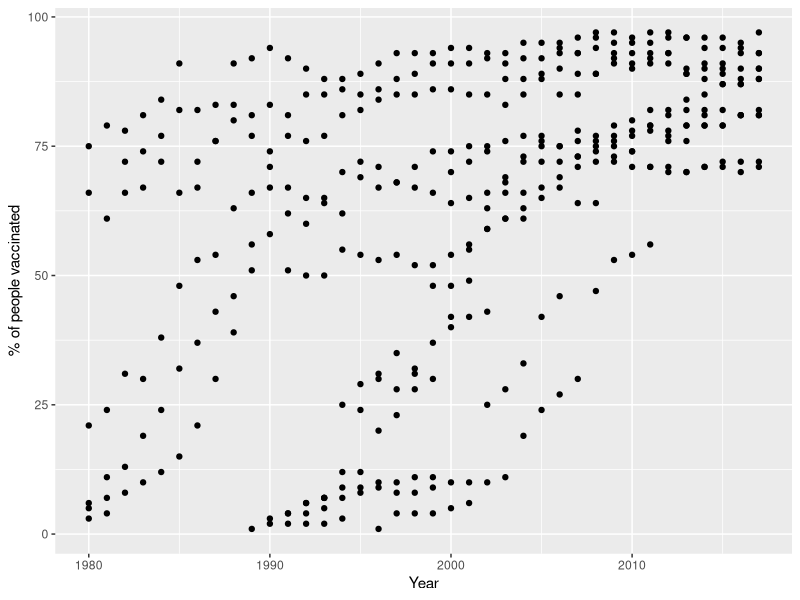
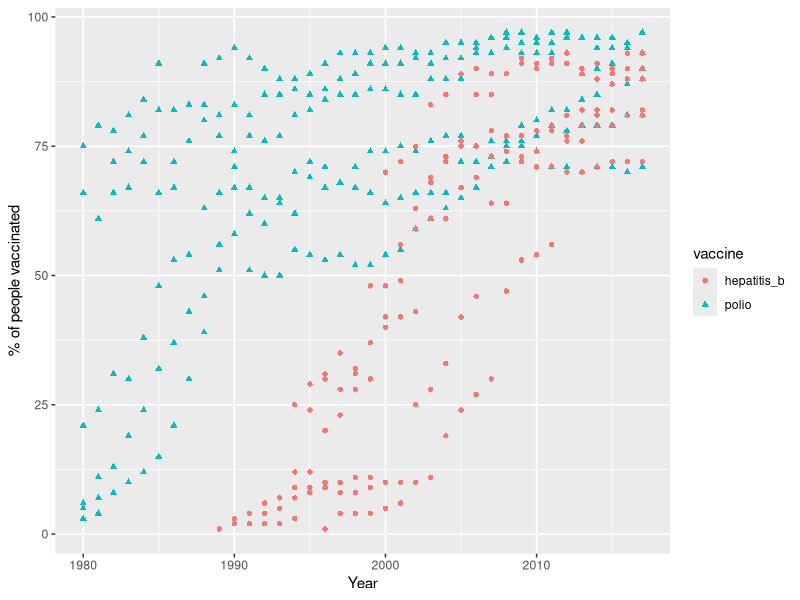
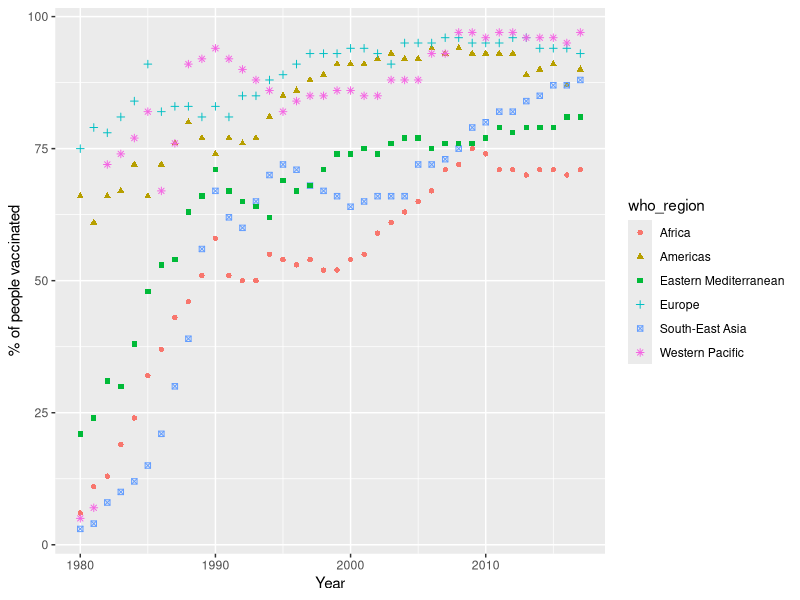
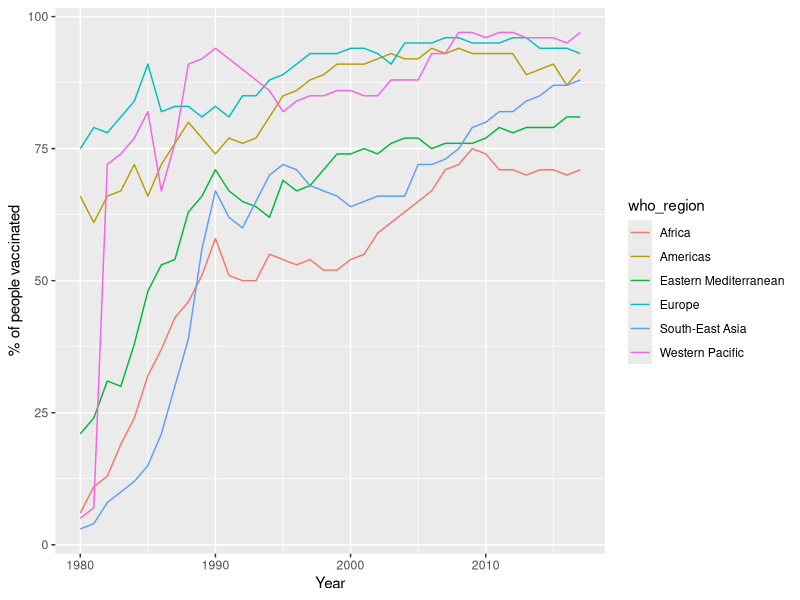
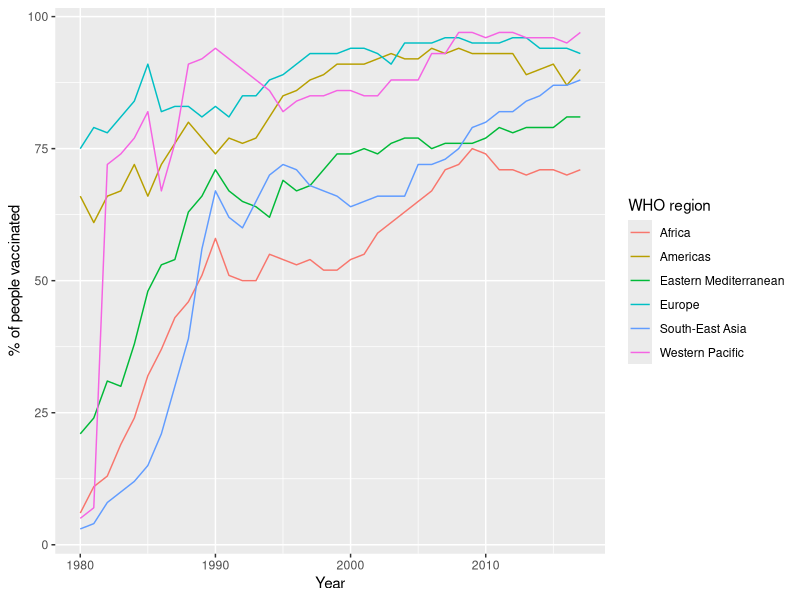
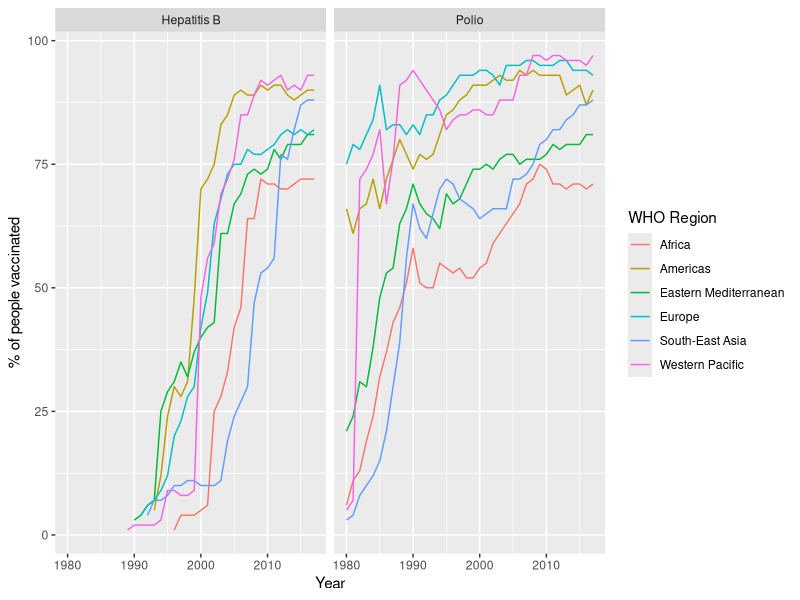

R code for these plots, in order:
## ---- chunk 1
knitr::opts_chunk$set(echo = TRUE)
## ---- chunk 2
library(tidyverse)
library(here)
## ---- chunk 3
filter(mtcars, cyl != 6)
## ---- chunk 4
filter(mtcars, !is.na(cyl))
## ---- chunk 5
# Your code below:
world_vaccination <- read_csv("world_vaccination.csv") %>% 
  filter(!is.na(pct_vaccinated) & who_region != "(WHO) Global")
## ---- chunk 6
world_vacc_plot <- world_vaccination %>% 
  ggplot(aes(x = yr, y = pct_vaccinated)) +
  geom_point() +
  labs(x = "Year", y = "% of people vaccinated")

world_vacc_plot
## ---- chunk 7
world_vacc_plot <- world_vaccination %>% 
  ggplot(aes(x = yr, y = pct_vaccinated)) +
  geom_point(aes(colour = vaccine, shape = vaccine)) +
  labs(x = "Year", y = "% of people vaccinated")

world_vacc_plot
## ---- chunk 8
polio <- world_vaccination %>% 
  filter(vaccine == "polio")
## ---- chunk 9
polio_regions <- polio %>% 
  ggplot(aes(x = yr, y = pct_vaccinated)) +
  geom_point(aes(colour = who_region, shape = who_region)) +
  labs(x = "Year", y = "% of people vaccinated")

polio_regions
## ---- chunk 10
polio_regions_line <- polio %>% 
  ggplot(aes(x = yr, y = pct_vaccinated)) +
  geom_line(aes(group = who_region, colour = who_region)) +
  labs(x = "Year", y = "% of people vaccinated")

polio_regions_line
## ---- chunk 11
polio_regions_line +
  labs(colour = "WHO region")
## ---- chunk 12

new_labels <- c("Hepatitis B", "Polio")
names(new_labels) <- c("hepatitis_b", "polio")

vaccine_regions_line <- world_vaccination %>% 
  ggplot(aes(x = yr, y = pct_vaccinated)) +
  geom_line(aes(group = who_region, colour = who_region)) +
  labs(x = "Year", y = "% of people vaccinated", colour = "WHO Region") +
  facet_wrap(~vaccine, labeller = labeller(vaccine = new_labels))

vaccine_regions_line
